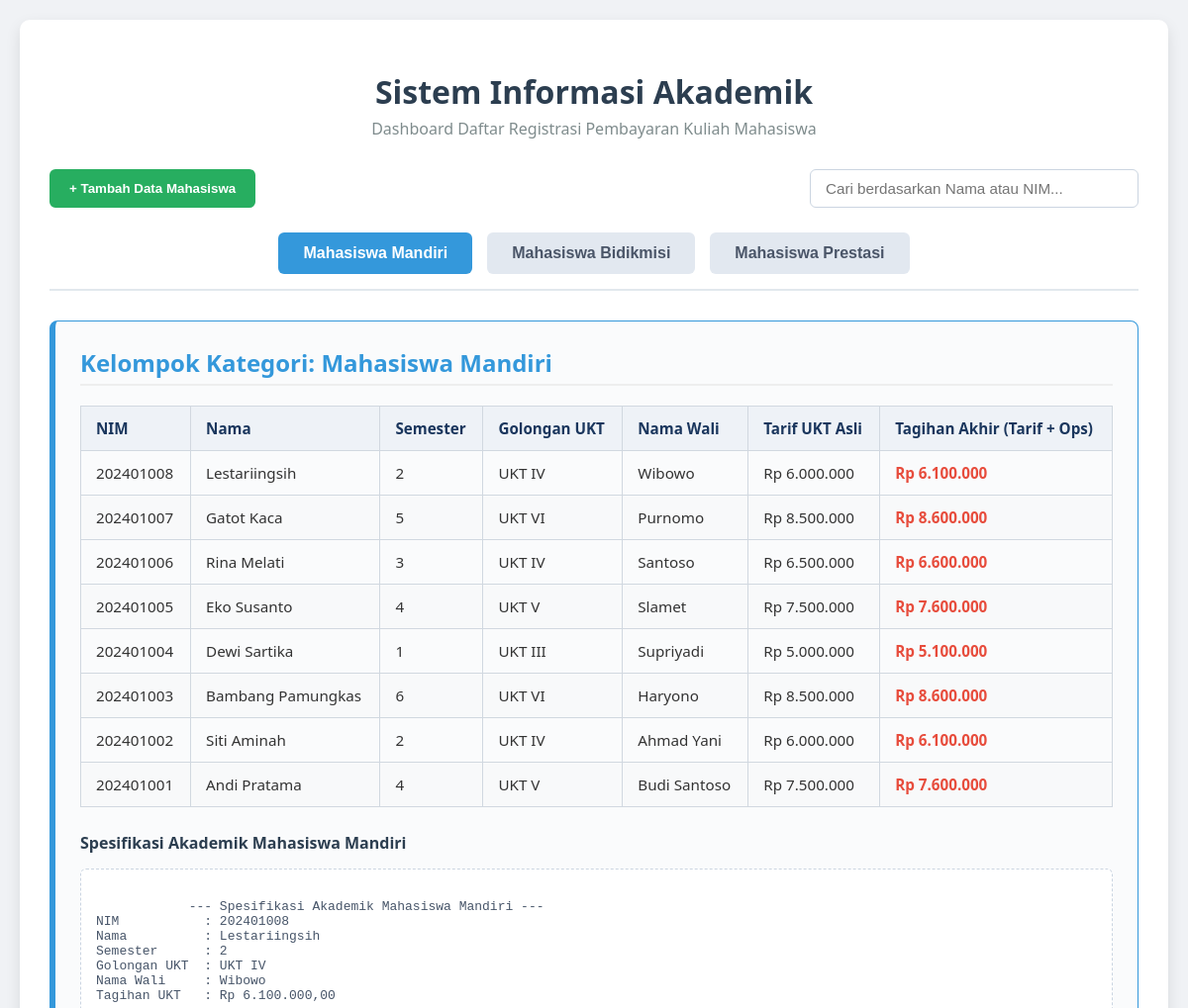
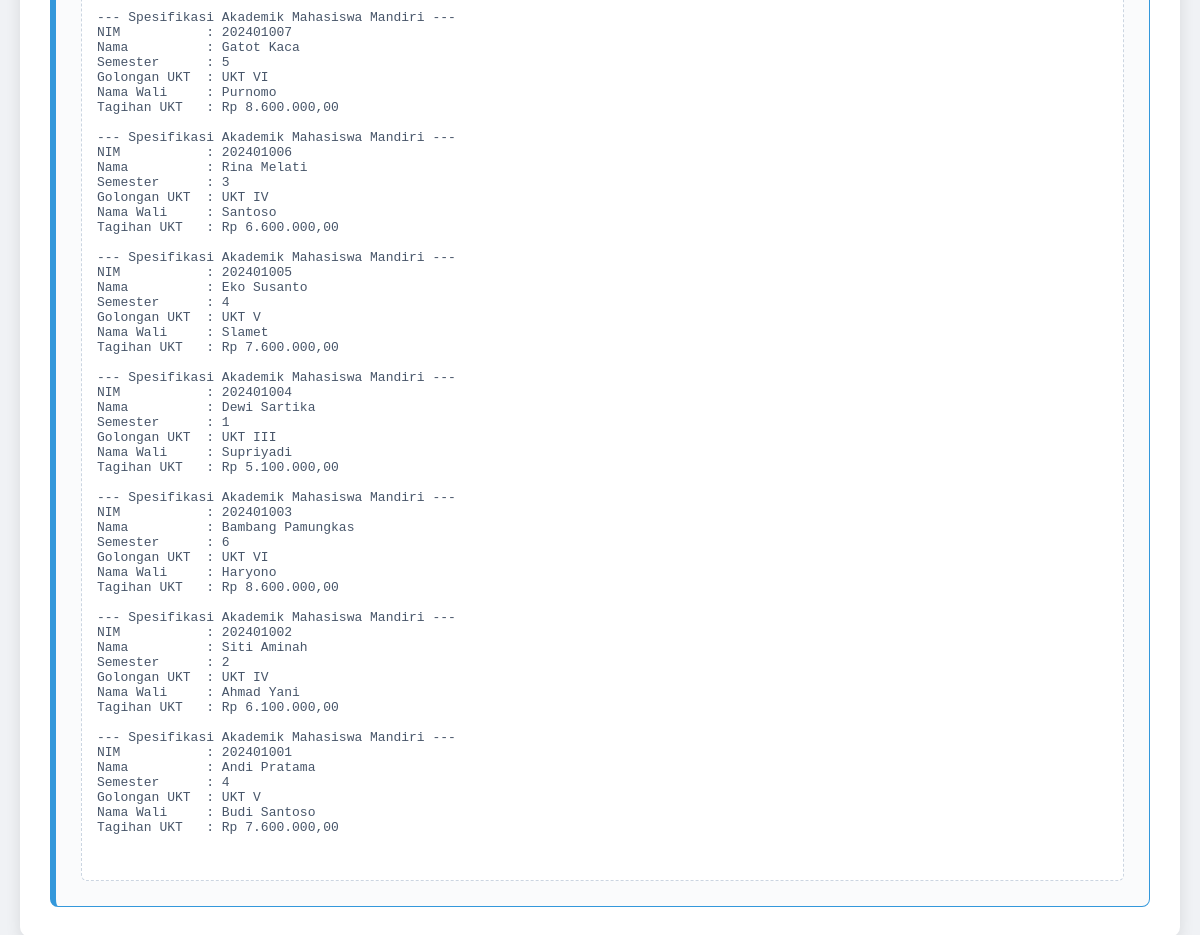
The page / on the database its author committed (2 pictures, top to bottom).
### tables this page shows
CREATE TABLE `tabel_mahasiswa` (
  `id_mahasiswa` int NOT NULL,
  `nama_mahasiswa` varchar(100) NOT NULL,
  `nim` varchar(20) NOT NULL,
  `semester` int NOT NULL,
  `tarif_ukt_nominal` decimal(15,2) NOT NULL,
  `jenis_pembiayaan` enum('mandiri','bidikmisi','prestasi') NOT NULL,
  `golongan_ukt` varchar(10) DEFAULT NULL,
  `nama_wali` varchar(100) DEFAULT NULL,
  `nomor_kip_kuliah` varchar(50) DEFAULT NULL,
  `dana_saku_subsidi` decimal(15,2) DEFAULT NULL,
  `nama_instansi_beasiswa` varchar(100) DEFAULT NULL,
  `minimal_ipk_syarat` decimal(3,2) DEFAULT NULL
);

### Mahasiswa.php (called while the page is built, shortened)
<?php
abstract class Mahasiswa {
    protected string $nama_mahasiswa;
    protected string $nim;
    protected int $semester;
    protected float $tarifUktNominal;
    public function __construct(int $id_mahasiswa, string $nama_mahasiswa, string $nim, int $semester, float $tarifUktNominal) {
        $this->nama_mahasiswa = $nama_mahasiswa;
        $this->nim = $nim;
        $this->semester = $semester;
        $this->tarifUktNominal = $tarifUktNominal;
    }
    public function getNamaMahasiswa(): string {
        return $this->nama_mahasiswa;
    }
    public function getNim(): string {
        return $this->nim;
    }
    public function getSemester(): int {
        return $this->semester;
    }
    public function getTarifUktNominal(): float {
        return $this->tarifUktNominal;
    }
}
?>

### index.php (the view, shortened to what this page needs)
<?php
require_once 'Mahasiswa.php';
require_once 'MahasiswaMandiri.php';
require_once 'MahasiswaPrestasi.php';
try {
    $stmt = $pdo->query("SELECT * FROM tabel_mahasiswa ORDER BY id_mahasiswa DESC");
    $semua_mahasiswa = $stmt->fetchAll(PDO::FETCH_ASSOC);
} catch (PDOException $e) {
    die("Query Error: " . $e->getMessage());
}
?>
<!DOCTYPE html>
<html lang="id">
<head>
</head>
<body>
<div class="dashboard-container">
    <h1>Sistem Informasi Akademik</h1>
    <p class="subtitle">Dashboard Daftar Registrasi Pembayaran Kuliah Mahasiswa</p>
    <div class="action-bar">
        <button class="btn-tambah" onclick="toggleForm()">+ Tambah Data Mahasiswa</button>
        <input type="text" id="searchBar" class="search-box" placeholder="Cari berdasarkan Nama atau NIM..." onkeyup="searchTable()">
    </div>
    <div class="nav-menu">
        <button class="tab-btn active mandiri" onclick="openCategory('kelompok-mandiri')">Mahasiswa Mandiri</button>
        <button class="tab-btn bidikmisi" onclick="openCategory('kelompok-bidikmisi')">Mahasiswa Bidikmisi</button>
        <button class="tab-btn prestasi" onclick="openCategory('kelompok-prestasi')">Mahasiswa Prestasi</button>
    </div>
    <div id="kelompok-mandiri" class="category-section mandiri-border active">
        <h2 class="category-title mandiri-title">Kelompok Kategori: Mahasiswa Mandiri</h2>
        <table class="data-table">
            <thead>
                <tr>
                    <th>NIM</th>
                    <th>Nama</th>
                    <th>Semester</th>
                    <th>Golongan UKT</th>
                    <th>Nama Wali</th>
                    <th>Tarif UKT Asli</th>
                    <th>Tagihan Akhir (Tarif + Ops)</th>
                </tr>
            </thead>
            <tbody>
                <?php
                foreach ($semua_mahasiswa as $data) {
                    if ($data['jenis_pembiayaan'] == 'mandiri') {
                        $mhs = new MahasiswaMandiri(
                            $data['id_mahasiswa'], $data['nama_mahasiswa'], $data['nim'],
                            $data['semester'], (float)$data['tarif_ukt_nominal'],
                            $data['golongan_ukt'], $data['nama_wali']
                        );
                        ?>
                        <tr>
                            <td><?= $mhs->getNim(); ?></td>
                            <td><?= $mhs->getNamaMahasiswa(); ?></td>
                            <td><?= $mhs->getSemester(); ?></td>
                            <td><?= $mhs->getGolonganUkt(); ?></td>
                            <td><?= $mhs->getNamaWali(); ?></td>
                            <td>Rp <?= number_format($mhs->getTarifUktNominal(), 0, ',', '.'); ?></td>
                            <td class="total-tagihan">Rp <?= number_format($mhs->hitungTagihanSemester(), 0, ',', '.'); ?></td>
                        </tr>
                        <?php
                    }
                }
                ?>
            </tbody>
        </table>
        <h4>Spesifikasi Akademik Mahasiswa Mandiri</h4>
        <div class="spec-box">
            <?php
            foreach ($semua_mahasiswa as $data) {
                if ($data['jenis_pembiayaan'] == 'mandiri') {
                    $mhs = new MahasiswaMandiri(
                        $data['id_mahasiswa'], $data['nama_mahasiswa'], $data['nim'],
                        $data['semester'], (float)$data['tarif_ukt_nominal'],
                        $data['golongan_ukt'], $data['nama_wali']
                    );
                    $mhs->tampilkanSpesifikasiAkademik();
                }
            }
            ?>
        </div>
    </div>
</div>
</body>
</html>

### MahasiswaMandiri.php (shortened to what this page needs)
<?php
require_once 'Mahasiswa.php';
class MahasiswaMandiri extends Mahasiswa {
    private string $golonganUkt;
    private string $namaWali;
    public function __construct(int $id, string $nama, string $nim, int $sem, float $tarif, string $golUkt, string $wali) {
        $this->golonganUkt = $golUkt;
        $this->namaWali = $wali;
    }
    public function hitungTagihanSemester(): float {
        return $this->tarifUktNominal + 100000;
    }
    public function tampilkanSpesifikasiAkademik(): void {
        echo "--- Spesifikasi Akademik Mahasiswa Mandiri ---\n";
        echo "NIM           : " . $this->getNim() . "\n";
        echo "Nama          : " . $this->getNamaMahasiswa() . "\n";
        echo "Semester      : " . $this->getSemester() . "\n";
        echo "Golongan UKT  : " . $this->golonganUkt . "\n";
        echo "Nama Wali     : " . $this->namaWali . "\n";
        echo "Tagihan UKT   : Rp " . number_format($this->hitungTagihanSemester(), 2, ',', '.') . "\n\n";
    }
    public function getGolonganUkt(): string { return $this->golonganUkt; }
    public function getNamaWali(): string { return $this->namaWali; }
}
?>

### index.php (style rules this page uses)
body { font-family: 'Segoe UI', Tahoma, Geneva, Verdana, sans-serif; margin: 0; padding: 20px; background-color: #f0f2f5; color: #333; }
h1 { text-align: center; color: #2c3e50; margin-bottom: 5px; }
p.subtitle { text-align: center; color: #7f8c8d; margin-top: 0; margin-bottom: 30px; }
.dashboard-container { max-width: 1200px; margin: 0 auto; background: #fff; padding: 30px; border-radius: 10px; box-shadow: 0 6px 15px rgba(0,0,0,0.1); }
.action-bar { display: flex; justify-content: space-between; align-items: center; margin-bottom: 25px; gap: 15px; flex-wrap: wrap; }
.btn-tambah { background-color: #27ae60; color: white; border: none; padding: 12px 20px; border-radius: 6px; cursor: pointer; font-weight: bold; text-decoration: none; transition: background 0.3s; }
.search-box { padding: 10px 15px; border: 1px solid #cbd5e1; border-radius: 6px; width: 300px; font-size: 0.95rem; }
.nav-menu { display: flex; justify-content: center; gap: 15px; margin-bottom: 30px; border-bottom: 2px solid #e1e8ed; padding-bottom: 15px; }
.tab-btn { background-color: #e2e8f0; color: #4a5568; border: none; padding: 12px 25px; font-size: 1rem; font-weight: bold; border-radius: 6px; cursor: pointer; transition: all 0.3s ease; }
.tab-btn.active.mandiri { background-color: #3498db; color: white; }
.category-section { display: none; padding: 25px; border-radius: 8px; background-color: #fafbfc; animation: fadeIn 0.4s; }
.category-section.active { display: block; }
.mandiri-border { border: 1px solid #3498db; border-left: 6px solid #3498db; }
.category-title { font-size: 1.5rem; margin-top: 0; margin-bottom: 20px; padding-bottom: 5px; border-bottom: 2px solid #eee; }
.mandiri-title { color: #3498db; }
table { width: 100%; border-collapse: collapse; margin-top: 15px; margin-bottom: 20px; font-size: 0.95rem; }
th, td { border: 1px solid #d1d8e0; padding: 12px 15px; text-align: left; }
th { background-color: #eef2f7; color: #1a365d; }
tr:nth-child(even) { background-color: #f8f9fa; }
.total-tagihan { font-weight: bold; color: #e74c3c; }
.spec-box { background-color: #fff; border: 1px dashed #cbd5e1; padding: 15px; margin-top: 15px; border-radius: 6px; font-family: monospace; white-space: pre-wrap; color: #475569; }
h4 { margin-top: 25px; margin-bottom: 10px; color: #2c3e50; }

### rows shown on the page
tabel_mahasiswa: nim "202401008", nama_mahasiswa "Lestariingsih", semester "2", golongan_ukt "UKT IV", nama_wali "Wibowo", tarif_ukt_nominal "6.000.000", tarif_ukt_nominal "6.100.000", tarif_ukt_nominal "6.100.000,00"
tabel_mahasiswa: nim "202401007", nama_mahasiswa "Gatot Kaca", semester "5", golongan_ukt "UKT VI", nama_wali "Purnomo", tarif_ukt_nominal "8.500.000", tarif_ukt_nominal "8.600.000", tarif_ukt_nominal "8.600.000,00"
tabel_mahasiswa: nim "202401006", nama_mahasiswa "Rina Melati", semester "3", golongan_ukt "UKT IV", nama_wali "Santoso", tarif_ukt_nominal "6.500.000", tarif_ukt_nominal "6.600.000", tarif_ukt_nominal "6.600.000,00"
tabel_mahasiswa: nim "202401005", nama_mahasiswa "Eko Susanto", semester "4", golongan_ukt "UKT V", nama_wali "Slamet", tarif_ukt_nominal "7.500.000", tarif_ukt_nominal "7.600.000", tarif_ukt_nominal "7.600.000,00"
tabel_mahasiswa: nim "202401004", nama_mahasiswa "Dewi Sartika", semester "1", golongan_ukt "UKT III", nama_wali "Supriyadi", tarif_ukt_nominal "5.000.000", tarif_ukt_nominal "5.100.000", tarif_ukt_nominal "5.100.000,00"
tabel_mahasiswa: nim "202401003", nama_mahasiswa "Bambang Pamungkas", semester "6", golongan_ukt "UKT VI", nama_wali "Haryono", tarif_ukt_nominal "8.500.000", tarif_ukt_nominal "8.600.000", tarif_ukt_nominal "8.600.000,00"
tabel_mahasiswa: nim "202401002", nama_mahasiswa "Siti Aminah", semester "2", golongan_ukt "UKT IV", nama_wali "Ahmad Yani", tarif_ukt_nominal "6.000.000", tarif_ukt_nominal "6.100.000", tarif_ukt_nominal "6.100.000,00"
tabel_mahasiswa: nim "202401001", nama_mahasiswa "Andi Pratama", semester "4", golongan_ukt "UKT V", nama_wali "Budi Santoso", tarif_ukt_nominal "7.500.000", tarif_ukt_nominal "7.600.000", tarif_ukt_nominal "7.600.000,00"
